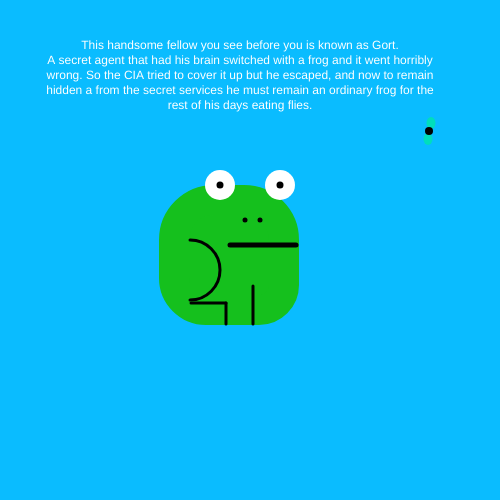
Frame 1 (no input)
Frame 60 (no input): identical to frame 1, image omitted
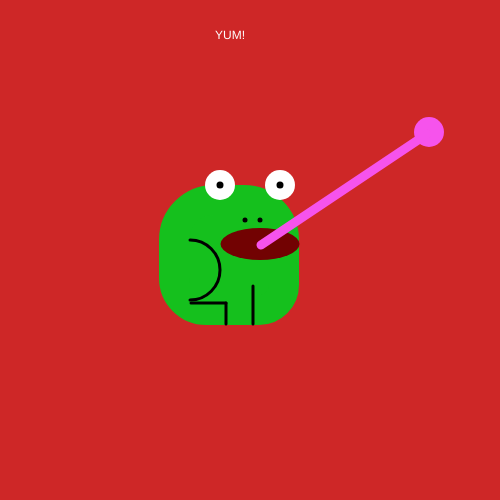
Frame 120 (the mouse pressed at the canvas centre since frame 60)

The p5.js sketch that drew these frames (run headless with seeded random() and noise() and a simulated clock; from frame 60 on, the mouse is pressed at the canvas centre):

// p5.js sketch
// ── sketch.js
function setup() {
  createCanvas(500, 500);

 textAlign(CENTER);
  rectMode(RADIUS);
  
  angleMode(DEGREES);

}

function draw() {
  
  if(mouseIsPressed){
     
    background("#CE2727");
    noStroke();
    fill("white");
    text("YUM!", 30, 30, 400, 400);
  
  strokeWeight(30);
  fill("#15C01D");
  stroke("#15C01D");
  square(229, 255, 55, 40, 40, 25, 32);
  
 
  strokeWeight(30);
  stroke('white');
  point(220,185); //lefteye
  point(280, 185);
 
  
  strokeWeight(7);
  stroke('black');
  point(220,185); //lefteye
  point(280, 185);
  
  strokeWeight(5);
  stroke('black');
  point(260,220);
  point(245, 220);
    
  
   strokeWeight(3);
  line(253,286,253,324);
  
 line(191,303,226,303);
stroke("black");
line(226,303,226,324 );

  arc(190, 270, 60, 60, -90, 90, OPEN);
  
   strokeWeight(0);
  fill("#720202");
  ellipse(260,244,79, 32);
  
  fill("#F653EC");
  ellipse(429,132,30,30);
  
  strokeWeight(9);
  stroke("#F653EC");
  line(261,245,427,134 );
  
    
  
  } else{
  
  background("#0ABCFF");
    
    fill("white");
    noStroke();
  text("This handsome fellow you see before you is known as Gort.\nA secret agent that had his brain switched with a frog and it went horribly wrong. So the CIA tried to cover it up but he escaped, and now to remain hidden a from the secret services he must remain an ordinary frog for the rest of his days eating flies.", 40, 40, 400, 400);

  //noStroke();
  //fill("black"); text(mouseX + ","+ mouseY,20, 20);
  
  strokeWeight(30);
  fill("#15C01D");
  stroke("#15C01D");
  square(229, 255, 55, 40, 40, 25, 32);
  
 
  strokeWeight(30);
  stroke('white');
  point(220,185); //lefteye
  point(280, 185);
 
  
  strokeWeight(7)
  stroke('black');
  point(220,185); //lefteye
  point(280, 185);
  
  strokeWeight(5);
  stroke('black');
  point(260,220);
  point(245, 220);
    
  
  strokeWeight(5);
  line(230,245,296,245 );
  
   strokeWeight(3);
  line(253,286,253,324);
  
 line(191,303,226,303);
stroke("black");
line(226,303,226,324 );

   
  arc(190, 270, 60, 60, -90, 90, OPEN);
  
 
  strokeWeight(0);
  fill("#00DEBC")
  ellipse(431,123, 9, 12);
  ellipse(428,139,9,12);
  
  //fly
  strokeWeight(8);
  stroke('black');
  point(429,131);
  }
     
  
  

}




function mouseReleased(){
  print(mouseX + ","+ mouseY);
}
